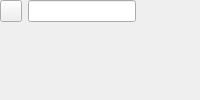
                <widget class="QWidget" name="page_fill_color_uniform">
                 <layout class="QHBoxLayout" name="layout_fill_color_uniform">
                  <property name="spacing">
                   <number>0</number>
                  </property>
                  <property name="leftMargin">
                   <number>0</number>
                  </property>
                  <property name="topMargin">
                   <number>0</number>
                  </property>
                  <property name="rightMargin">
                   <number>0</number>
                  </property>
                  <property name="bottomMargin">
                   <number>0</number>
                  </property>
                  <item alignment="Qt::AlignmentFlag::AlignLeft|Qt::AlignmentFlag::AlignTop">
                   <widget class="QWidget" name="widget" native="true">
                    <layout class="QHBoxLayout" name="horizontalLayout_5">
                     <property name="spacing">
                      <number>6</number>
                     </property>
                     <property name="leftMargin">
                      <number>0</number>
                     </property>
                     <property name="topMargin">
                      <number>0</number>
                     </property>
                     <property name="rightMargin">
                      <number>0</number>
                     </property>
                     <property name="bottomMargin">
                      <number>0</number>
                     </property>
                     <item>
                      <widget class="QToolButton" name="swatch_uniform_point_color">
                       <property name="sizePolicy">
                        <sizepolicy hsizetype="Fixed" vsizetype="Fixed">
                         <horstretch>0</horstretch>
                         <verstretch>0</verstretch>
                        </sizepolicy>
                       </property>
                       <property name="minimumSize">
                        <size>
                         <width>22</width>
                         <height>22</height>
                        </size>
                       </property>
                       <property name="maximumSize">
                        <size>
                         <width>22</width>
                         <height>22</height>
                        </size>
                       </property>
                       <property name="toolTip">
                        <string>Select constant fill color</string>
                       </property>
                       <property name="text">
                        <string/>
                       </property>
                      </widget>
                     </item>
                     <item>
                      <widget class="QLineEdit" name="line_point_color_value">
                       <property name="toolTip">
                        <string>Enter a hex color</string>
                       </property>
                       <property name="sizePolicy">
                        <sizepolicy hsizetype="Fixed" vsizetype="Fixed">
                         <horstretch>0</horstretch>
                         <verstretch>0</verstretch>
                        </sizepolicy>
                       </property>
                       <property name="minimumSize">
                        <size>
                         <width>0</width>
                         <height>22</height>
                        </size>
                       </property>
                      </widget>
                     </item>
                    </layout>
                   </widget>
                  </item>
                 </layout>
                </widget>
